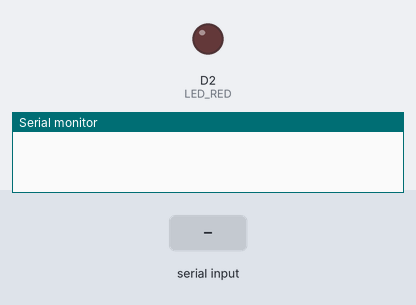
Recording of a sketch running on a simulated ESP8266 (NodeMCU). Parts: output pins drawn as LEDs (lit = HIGH), the last lines printed to the serial monitor. The test bench sets the inputs (shaded band).

Above: at 1.2 s.
1.3 s: "1\n" received over Serial
At 1.9 s:
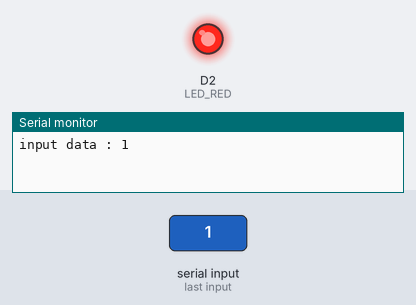
Timing chart, 0 to 4.3 s (numbered marks = the images above; inputs shaded):
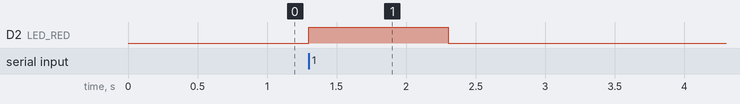

The sketch:

sketch_jul06c.ino
```cpp
#define LED_RED D2
#define LED_YEL D4

void setup() {
  // put your setup code here, to run once:
Serial.begin(9600); //board rate
pinMode(LED_RED,OUTPUT);
}

void loop() {
  // put your main code here, to run repeatedly:
  if(Serial.available()>0) // 시리얼 모니터에 값이 있다면
  {
    int inputdata = Serial.parseInt(); //int값으로 값을 가져온다
  Serial.print("input data : ");
  Serial.println(inputdata);

  if(inputdata==1)
    {
    digitalWrite(LED_RED, HIGH);
    }
  else
    {
    digitalWrite(LED_RED, LOW);
    }
  }
}
```

Measured:
- after the input at 1.3 s, D2 (LED_RED): LOW → HIGH at once, → LOW 1.0 s later
